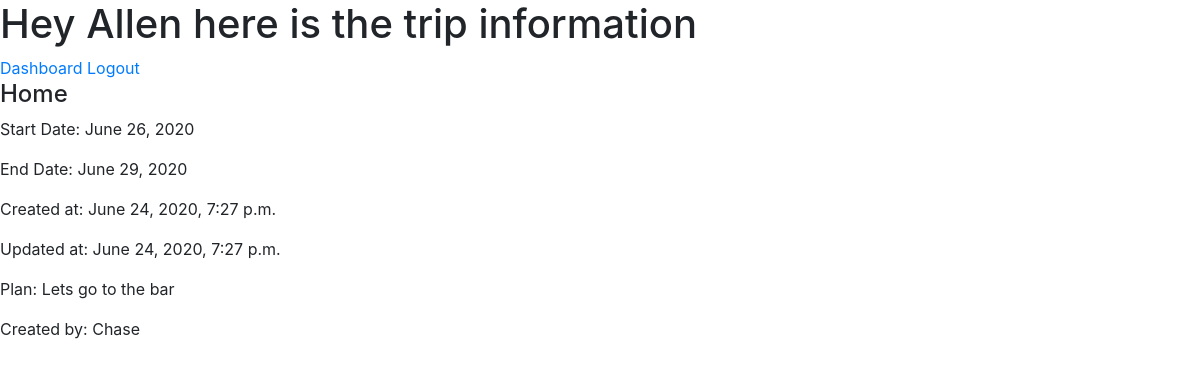
Page /trip_info/2 (signed in) on the committed database.
### Main/models.py (models this page shows)
class User(models.Model):
    first_name = models.CharField(max_length=30)
    last_name = models.CharField(max_length=30)
    email = models.CharField(max_length=50)
    password = models.CharField(max_length=100)
    confirmPW = models.CharField(max_length=100)
    objects = UserManager()
    created_at = models.DateTimeField(auto_now_add=True)
    updated_at = models.DateTimeField(auto_now=True)

class Trip(models.Model):
    destination = models.CharField(max_length=64)
    start_date = models.DateField()
    end_date = models.DateField()
    plan = models.TextField()
    createdBy = models.ForeignKey(User, related_name="createdBy", on_delete=models.CASCADE)
    trips = models.ForeignKey(User, null=True, related_name='trips', on_delete=models.CASCADE)
    created_at = models.DateTimeField(auto_now_add=True)
    updated_at = models.DateTimeField(auto_now=True)
    objects = TripManager()

### Main/views.py (the view)
# urls.py: path('trip_info/<int:id>', views.trip_info),
def trip_info(request, id):
    context = {
        'user': User.objects.get(id=request.session['userid']),
        'trip': Trip.objects.get(id=id),
        'trips': Trip.objects.all(),
    }
    return render(request, 'trip_info.html', context)

### Main/templates/trip_info.html (shortened to what this page needs)
<!doctype html>
<html lang="en">
  <head>
    <link rel="stylesheet" href="https://stackpath.bootstrapcdn.com/bootstrap/4.3.1/css/bootstrap.min.css">
  </head>
  <body>
    <h1>Hey {{user.first_name}} here is the trip information</h1>
    <div>
        <a href="/dashboard">Dashboard</a>
        <a href="/logout">Logout</a>
        <h4>{{trip.destination}}</h4>
        <p>Start Date: {{trip.start_date}}</p>
        <p>End Date: {{trip.end_date}}</p>
        <p>Created at: {{trip.created_at}}</p>
        <p>Updated at: {{trip.updated_at}}</p>
        <p>Plan: {{trip.plan}}</p>
        <p>Created by: {{trip.createdBy.first_name}}</p>
    </div>
  </body>
</html>

### rows in the picture
User: first_name "Allen"
Trip: destination "Home", start_date "June 26, 2020", end_date "June 29, 2020", created_at "June 24, 2020, 7:27 p.m.", updated_at "June 24, 2020, 7:27 p.m.", plan "Lets go to the bar", createdBy.first_name "Chase"
